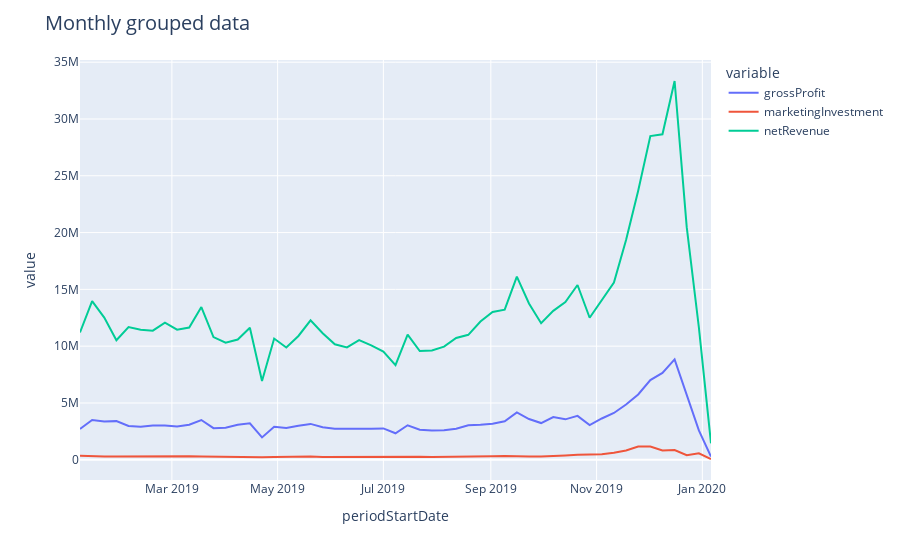

Notebook code for this chart:
### Code cell
fig5 = group_data_w.plot(group_data_w, x = group_data_w.index, y = ['grossProfit','marketingInvestment','netRevenue'])
fig5.update_layout(title_text="Monthly grouped data", title_font=dict(size=20))
fig5.update_layout(uniformtext_minsize=16, uniformtext_mode='hide')
fig5.show()
